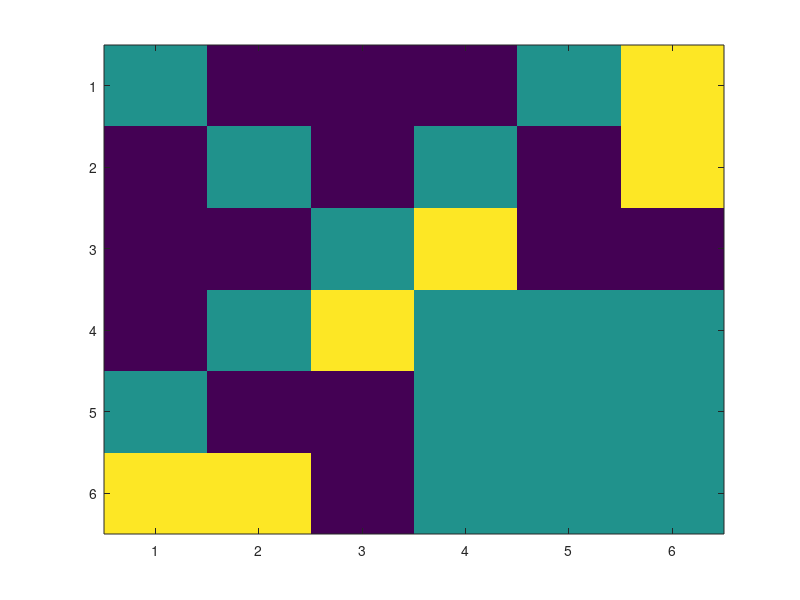

Write MATLAB code to recreate this figure. (Note: this script raises an error after producing the figure.)
clear all; close all; clc;

%% Measure the number of balanced and imbalanced triads in a network

A = randi([-1 1],6);

A = triu(A,1) + triu(A,1)';  %symmetric matrix

figure();
imagesc(A);

P = 1*(A>0);  % just the positive edges
N = -1*(A<0);  % just the negative edges


%% what do the entries in these matrices represent?
P*P
P*P*P
N*P
N*P;
N*N*P
N*N*N
%%
clear all; close all; clc;
%% Random matrix measure of imbalance

sz = 5
stat_i=[];
stat_f=[];
% for i = 1:200
%     imb = [];
    for j = 1:100
        X0 = 0.3*randn(sz);
        X0 = triu(X0,1) + triu(X0,1)';  % initial condition connectivity matrix (symmetric)
        X0_vec = reshape(X0,[],1);
        P0 = 1*(X0>0); 
        N0 = 1*(X0<0); 
        PPPi = P0*P0*P0;
        NNNi = N0*N0*N0;
        NNPi = N0*N0*P0;
        NPPi = N0*P0*P0;
        X0_imb = sum(diag(NPPi) + diag(NNNi))/sum(diag(NPPi) + diag(NNNi)+ diag(PPPi) + diag(NNPi));
        X0_bal(j) = 1-X0_imb;
        
        tspan = 0:0.01:2;  %timespan for ode integration
        [t,X_vec] = ode45(@(t,X) ode_struc_bal(t,X,sz), tspan, X0_vec);
        
        X_final = reshape(X_vec(end,:),sz,sz); %look at the final connectivity matrix
        P = 1*(X_final>0);  % just the positive edges
        N = 1*(X_final<0);
        PPP = P*P*P;
        NNN = N*N*N;
        NNP = N*N*P;
        NPP = N*P*P;
        Xf_imb = sum(diag(NPP) + diag(NNN))/sum(diag(NPP) + diag(NNN)+ diag(PPP) + diag(NNP));
        Xf_bal(j) = 1-X0_imb;
    end
%     %              mean imbalance    var imbalance    mean Pii          mean P^3ii          mean N^3ii         var N^3ii
%     stat_i(i,:) = [mean(imb(:,1)), var(imb(:,1)), mean(probs_i(:,1)), mean(probs_i(:,2)), mean(probs_i(:,3)), var(probs_i(:,3)), mean(pr obs_i(:,4)), mean(probs_i(:,5))];
%     stat_f(i,:) = [mean(imb(:,2)), var(imb(:,2)), mean(probs_f(:,1)), mean(probs_f(:,2)), mean(probs_f(:,3)), var(probs_f(:,3)), mean(probs_f(:,4)), mean(probs_f(:,5))];
%     bal(i,:) = [mean(X0_bal), mean(Xf_bal)];
% end
%%
subplot(1,2,1)
h = histfit(X0_bal);
title("balance measure of 50 random matrices of sz 5 (initial)");
subplot(1,2,2)
h = histfit(Xf_bal);
title("balance measure of 50 random matrices of sz 5");
%%
[values1, edges1] = histcounts(stat_i(:,1), 'Normalization', 'probability');
centers1 = (edges1(1:end-1)+edges1(2:end))/2;
[values2, edges2] = histcounts(stat_f(:,1), 'Normalization', 'probability');
centers2 = (edges2(1:end-1)+edges2(2:end))/2;
figure
subplot(1,2,1)
%hist(stat_i(:,1)); hold on;
plot(centers1, values1, 'k-')
xlim([-100 100]);
title('histogram of mean(X0)')
subplot(1,2,2)
%hist(stat_f(:,1)); hold on;
plot(centers2, values2, 'k-')
title('histogram of mean(X final)')

%%
for i=1:8
    figure()
    hist(stat_i(:,i));
end
%%
figure()
hist(bal(:,1));
figure()
hist(bal(:,2));
%% functions

function dXdt = ode_struc_bal(t,X,sz)

X = reshape(X,sz,sz);  %must reshape
dXdt = X^2;

dXdt = reshape(dXdt,[],1);
end